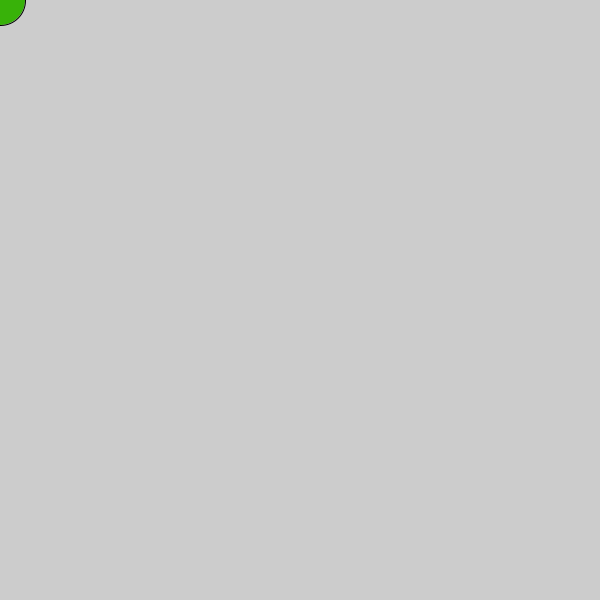
Frame 1 (no input)
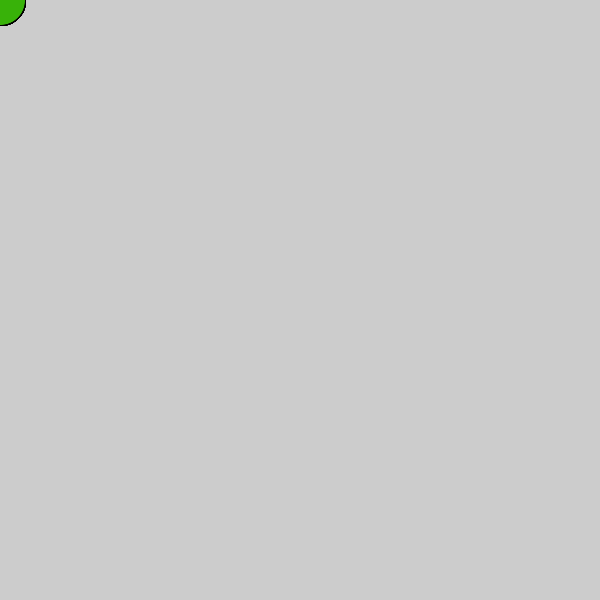
Frame 60 (the mouse pressed at the canvas centre just before this capture)
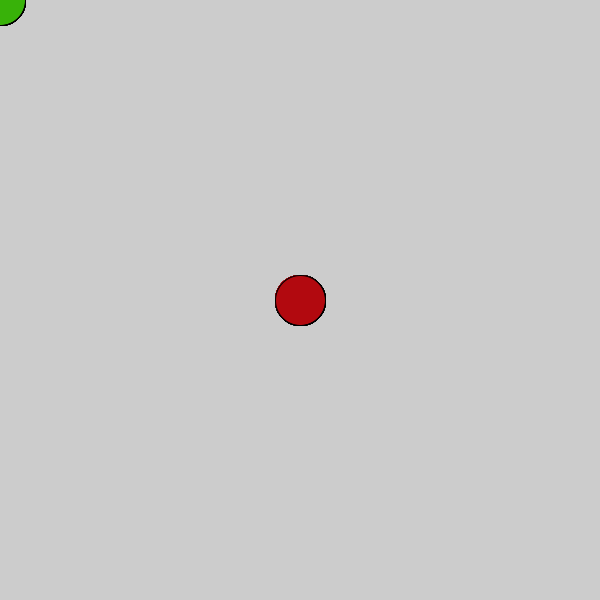
Frame 120 (the mouse held since frame 60 and released just before this capture)

The Processing sketch that drew these frames (run headless with seeded random() and noise(); from frame 60 on, the mouse is pressed at the canvas centre):

// Processing sketch: Logical_Dot
// ── Logical_Dot.pde


void setup() {
  size(600,600);
}

void draw() {
 
  if (mousePressed) {
        // fill with one color here
        fill(#B2090F);
        ellipse(mouseX,mouseY,50,50);
} else {
        // fill with a different color here
        fill(#38B209);
        ellipse(mouseX,mouseY,50,50);
}
}
